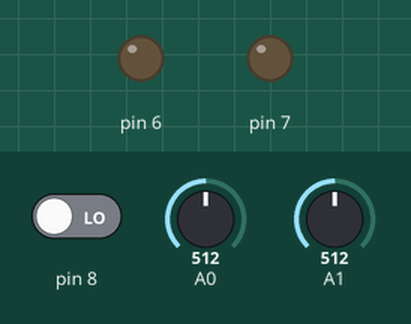
Simulated run of this sketch. Board: Arduino Uno, built with avr-gcc and run on an emulated ATmega328P. On the bench: output pins drawn as LEDs (lit = HIGH). Dashed ring = blinking. The test bench sets the inputs (shaded band); at power-on: pin 8 LOW, A0 = 512, A1 = 512. What the sketch prints to the serial monitor is not drawn.

Above: at 1.2 s.
1.3 s: pin 8 driven HIGH
At 1.55 s:
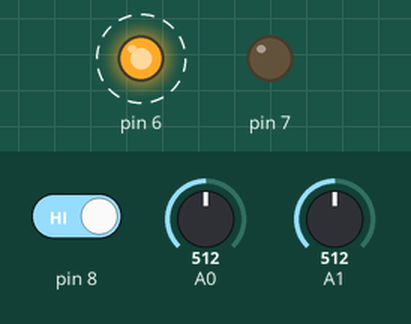
4.3 s: pin 8 driven LOW
At 4.3 s:
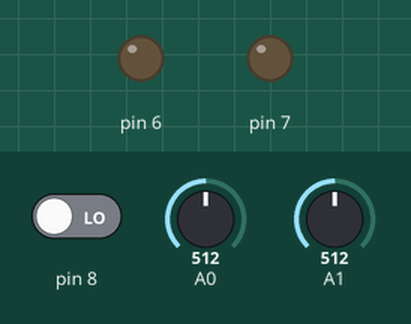
Timing chart, 0 to 7.3 s (numbered marks = the images above; inputs shaded):
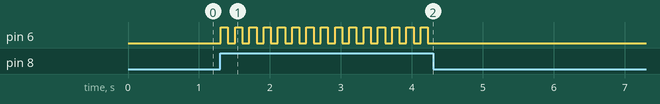

Measured:
- after the input at 1.3 s, pin 6: alternates HIGH for 0.10 s and LOW for 0.10 s, starting at once
- after the input at 4.3 s, pin 6: stops changing and stays LOW

The sketch:

ps2.ino
```cpp
int sensorPin = 5;
int value = 0;

void setup()
{
  pinMode(7, OUTPUT);
  pinMode(6, OUTPUT);
  pinMode(8, INPUT);
  Serial.begin(9600);
}
void loop()
{
  if (digitalRead(8) == HIGH)
  {
    digitalWrite(6, !digitalRead(6));
  }
  value = analogRead(0);
  Serial.print("X:");
  Serial.print(value, DEC);
  value = analogRead(1);
  Serial.print("| Y:");
  Serial.println(value, DEC);
  /*
  value = digitalRead(7);
  Serial.print("| Z:");
  Serial.println(value, DEC);
  */
  delay(100);
}
```
